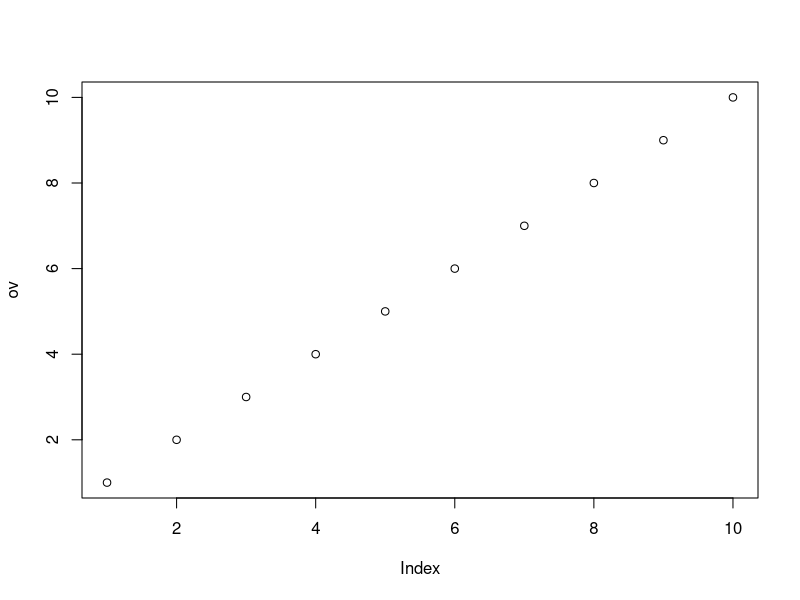
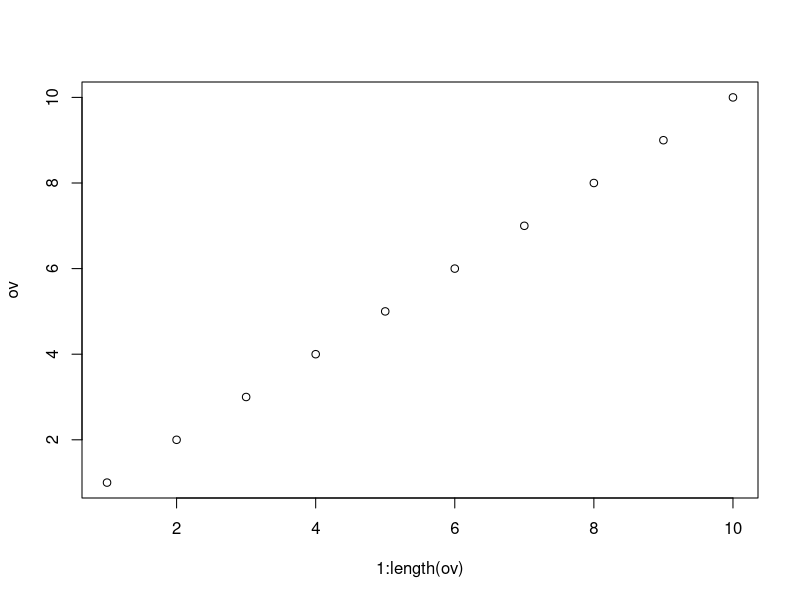
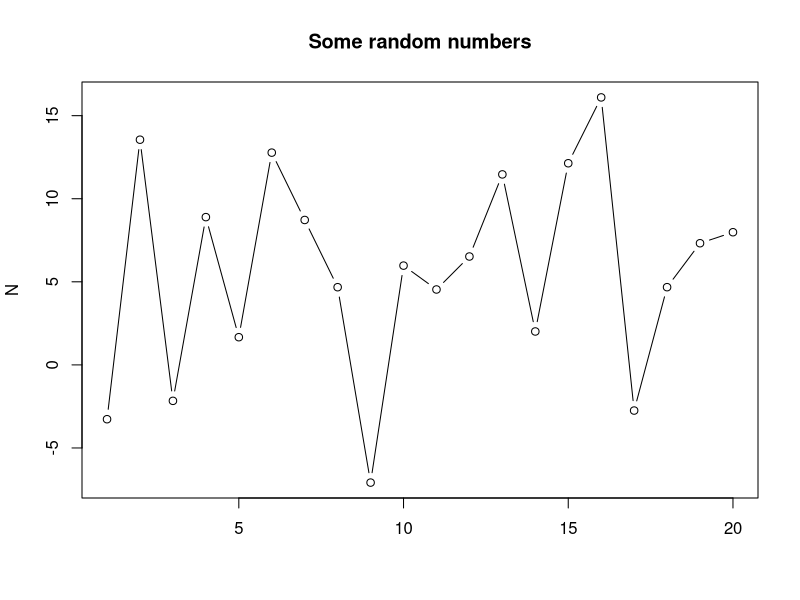

Here is the R script that generated these plots, in order:
# T02_Vectors.R - Solutions to Exercise 01, vectors
# Day01/T02_Vectors.R

# Copyright 2011-13 JRC FishReg. Distributed under the GPL 2 or later
# Maintainer: FishReg, JRC

# Introduction to R for Fisheries Science


# NUMERIC VECTORS

# Vectors can be created as a sequence, using : or seq()

ov <- 1:10

seq(1, 10, by=2)
seq(1, 10, length=20)

# or by contatenating elements, using c()

on <- c(1,5,7,6,3,4,4,1,2)

# Many functions operate on vectors naturally

mean(on)

var(on)

# TODO Arithmetics

# Subsetting can select one or more elements,
# including or excluding

ov[3]

ov[3:5]

ov[-1]

# Information on a vector, like
# length

length(ov)

# summary of values

summary(ov)

# Some eye candy

plot(ov)

# equivalent to

plot(1:length(ov), ov)

# try some of plot extra arguments

dat <- rnorm(20, 5, 6)

plot(dat, main="Some random numbers", xlab="", ylab="N", type='b')

# When in doubt, use is()
is(ov)

is.numeric(ov)
is.vector(ov)

# STRINGS (CHARACTERS)

# Vectors can also consist of strings

# Use quotes to create them

a <- "welcome to"
b <- "the R course"

# We can combine them in a longer string

msg <- c(a,b)

# Using paste converts to character if needed
paste(a, b, 2012)

# Checking data type
is.vector(msg)

is.numeric(msg)

is.character(msg)


# FACTOR

# Character data with a limited set of possible values

dir <- c("N", "S", "W", "E")

dir <- as.factor(dir)

levels(dir)

# Values not in levels() are not valid

dir[2] <- "P"


# LOGICAL

# R has explicit logical elements: TRUE and FALSE

res <- c(TRUE, FALSE)


# what are they?

is(res)

is.logical(res)

# Logicals are commonly used for subsetting

dat <- 1:4

dat[c(TRUE, FALSE, FALSE, TRUE)]


# SPECIAL VALUES

# R has special representations of

# Inf

Inf

1/0

# Not-a-number

NaN

1/0 - 1/0
sin(Inf)

# Not Available
NA

dat <- c(1, 4, 8, 9, NA, 12)

dat

is.na(dat)

# Some functions can deal with NA as required
mean(dat)

res <- mean(dat, na.rm=TRUE)

sum(dat, na.rm=TRUE)


# EX01_Vectors.R
